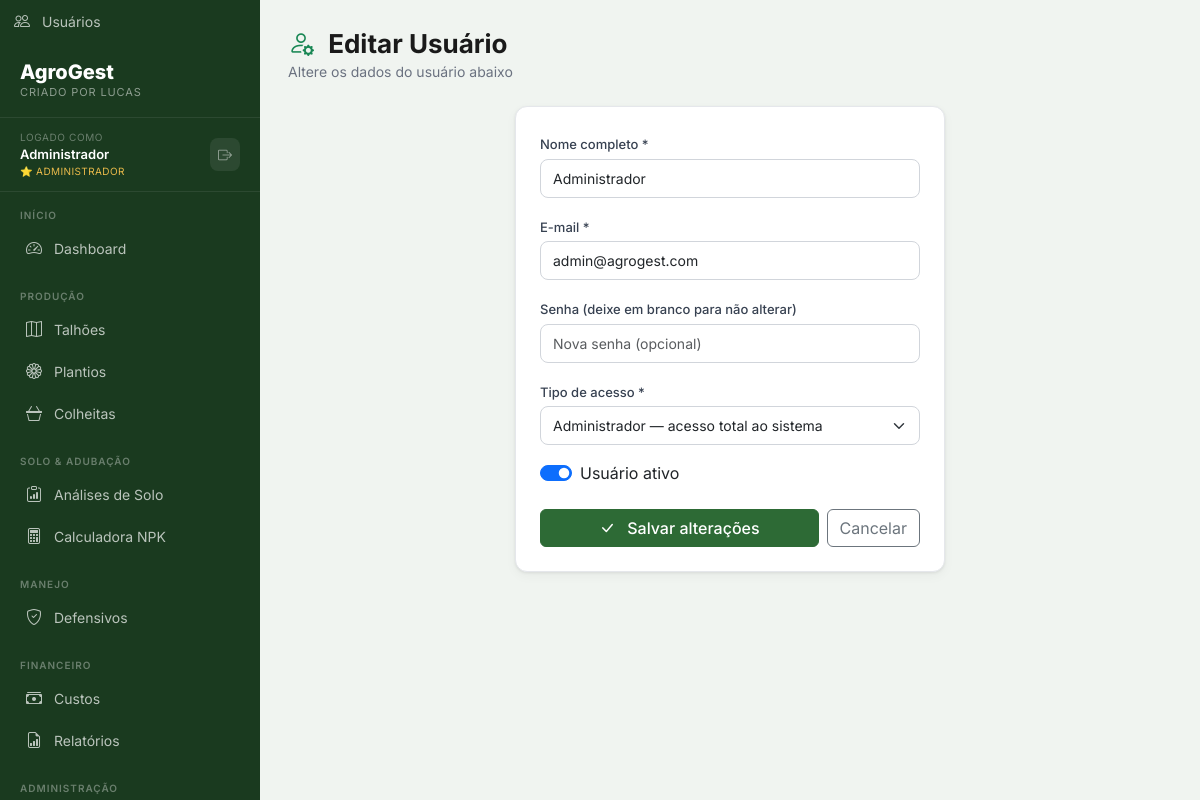
The page /usuarios/1/editar (signed in) on the database its author committed.
### tables this page shows
CREATE TABLE usuarios (
    id INTEGER PRIMARY KEY AUTOINCREMENT,
    nome TEXT NOT NULL,
    email TEXT NOT NULL UNIQUE,
    senha_hash TEXT NOT NULL,
    tipo TEXT DEFAULT 'produtor',   -- 'admin' ou 'produtor'
    ativo INTEGER DEFAULT 1,
    criado_em TIMESTAMP DEFAULT CURRENT_TIMESTAMP
);

### auth.py (the view, shortened to what this page needs)
@auth_bp.route('/usuarios/<int:id>/editar', methods=['GET', 'POST'])
@login_required
@admin_required
def editar_usuario(id):
    db = get_db()
    usuario = db.execute("SELECT * FROM usuarios WHERE id = ?", (id,)).fetchone()
    if not usuario:
        flash('Usuário não encontrado.', 'danger')
        return redirect(url_for('auth.usuarios'))
    return render_template('auth/form_usuario.html', usuario=usuario)

### auth.py (called while the page is built)
def login_required(f):
    @wraps(f)
    def decorated(*args, **kwargs):
        if 'usuario_id' not in session:
            flash('Faça login para continuar.', 'warning')
            return redirect(url_for('auth.login'))
        return f(*args, **kwargs)
    return decorated

def admin_required(f):
    @wraps(f)
    def decorated(*args, **kwargs):
        if session.get('usuario_tipo') != 'admin':
            flash('Acesso restrito a administradores.', 'danger')
            return redirect(url_for('dashboard.index'))
        return f(*args, **kwargs)
    return decorated

### database.py (called while the page is built)
def get_db(app=None):
    from flask import current_app
    if app:
        db = sqlite3.connect(app.config['DATABASE'], detect_types=sqlite3.PARSE_DECLTYPES)
        db.row_factory = sqlite3.Row
        return db
    if 'db' not in g:
        g.db = sqlite3.connect(
            current_app.config['DATABASE'],
            detect_types=sqlite3.PARSE_DECLTYPES
        )
        g.db.row_factory = sqlite3.Row
    return g.db

### templates/auth/form_usuario.html (shortened to what this page needs)
{% extends "base.html" %}
{% block content %}
<div class="page-header mb-4">
    <h1 class="page-title">
        <i class="bi bi-person{{ '-gear' if usuario else '-plus' }} me-2 text-success"></i>
        {{ 'Editar Usuário' if usuario else 'Novo Usuário' }}
    </h1>
    <p class="page-subtitle">{{ 'Altere os dados do usuário abaixo' if usuario else 'Preencha os dados para criar um novo acesso' }}</p>
</div>
<div class="row justify-content-center">
    <div class="col-lg-6">
        <div class="card">
            <div class="card-body p-4">
                <form method="POST">
                    <div class="mb-3">
                        <label class="form-label">Nome completo *</label>
                        <input type="text" name="nome" class="form-control"
                               value="{{ usuario.nome if usuario else '' }}" required>
                    </div>
                    <div class="mb-3">
                        <label class="form-label">E-mail *</label>
                        <input type="email" name="email" class="form-control"
                               value="{{ usuario.email if usuario else '' }}" required>
                    </div>
                    <div class="mb-3">
                        <label class="form-label">
                            Senha {{ '*' if not usuario else '(deixe em branco para não alterar)' }}
                        </label>
                        <input type="password" name="senha" class="form-control"
                               {{ 'required' if not usuario }}
                               placeholder="{{ 'Mínimo 6 caracteres' if not usuario else 'Nova senha (opcional)' }}">
                    </div>
                    <div class="mb-3">
                        <label class="form-label">Tipo de acesso *</label>
                        <select name="tipo" class="form-select">
                            <option value="admin" {{ 'selected' if usuario and usuario.tipo == 'admin' }}>
                                Administrador — acesso total ao sistema
                            </option>
                        </select>
                    </div>
                    {% if usuario %}
                    <div class="mb-4">
                        <div class="form-check form-switch">
                            <input class="form-check-input" type="checkbox" name="ativo"
                                   id="ativoCheck" {{ 'checked' if usuario.ativo }}>
                            <label class="form-check-label" for="ativoCheck">
                                Usuário ativo
                            </label>
                        </div>
                    </div>
                    {% endif %}
                    <div class="d-flex gap-2 mt-4">
                        <button type="submit" class="btn btn-primary flex-grow-1">
                            <i class="bi bi-check-lg me-2"></i>
                            {{ 'Salvar alterações' if usuario else 'Criar usuário' }}
                        </button>
                        <a href="{{ url_for('auth.usuarios') }}" class="btn btn-outline-secondary">
                            Cancelar
                        </a>
                    </div>
                </form>
            </div>
        </div>
    </div>
</div>
{% endblock %}

### templates/base.html (shortened to what this page needs)
<!DOCTYPE html>
<html lang="pt-BR">
<head>
    <link href="https://cdnjs.cloudflare.com/ajax/libs/bootstrap/5.3.2/css/bootstrap.min.css" rel="stylesheet">
    <link href="https://cdnjs.cloudflare.com/ajax/libs/bootstrap-icons/1.11.3/font/bootstrap-icons.min.css" rel="stylesheet">
</head>
<body>
<nav class="sidebar">
    {% if session.get('usuario_tipo') == 'admin' %}
<a class="nav-link" href="{{ url_for('auth.usuarios') }}">
    <i class="bi bi-people"></i> Usuários
</a>
{% endif %}
    <a class="sidebar-brand" href="{{ url_for('dashboard.index') }}">
        <div class="brand-name">AgroGest</div>
        <div class="brand-sub">Criado por Lucas</div>
    </a>
    <div class="sidebar-user">
        <div class="sidebar-user-info">
            <div class="sidebar-user-label">Logado como</div>
            <div class="sidebar-user-name">{{ session.get('usuario_nome', 'Usuário') }}</div>
            <div class="sidebar-user-tipo">
                {% if session.get('usuario_tipo') == 'admin' %}
                    ⭐ Administrador
                {% else %}
                    🌾 Produtor
                {% endif %}
            </div>
        </div>
        <a href="{{ url_for('auth.logout') }}" class="btn-logout-sidebar" title="Sair">
            <i class="bi bi-box-arrow-right"></i>
        </a>
    </div>
    <div class="nav-section">
        <div class="nav-section-label">Início</div>
        <a class="nav-link {% if request.endpoint == 'dashboard.index' %}active{% endif %}"
           href="{{ url_for('dashboard.index') }}">
            <i class="bi bi-speedometer2"></i> Dashboard
        </a>
    </div>
    <div class="nav-section">
        <div class="nav-section-label">Produção</div>
        <a class="nav-link {% if 'talhoes' in request.endpoint %}active{% endif %}"
           href="{{ url_for('talhoes.index') }}">
            <i class="bi bi-map"></i> Talhões
        </a>
        <a class="nav-link {% if 'plantio' in request.endpoint %}active{% endif %}"
           href="{{ url_for('plantio.index') }}">
            <i class="bi bi-flower1"></i> Plantios
        </a>
        <a class="nav-link {% if 'colheita' in request.endpoint %}active{% endif %}"
           href="{{ url_for('colheita.index') }}">
            <i class="bi bi-basket3"></i> Colheitas
        </a>
    </div>
    <div class="nav-section">
        <div class="nav-section-label">Solo & Adubação</div>
        <a class="nav-link {% if 'analises' in request.endpoint %}active{% endif %}"
           href="{{ url_for('adubacao.analises') }}">
            <i class="bi bi-clipboard-data"></i> Análises de Solo
        </a>
        <a class="nav-link {% if 'recomendac' in request.endpoint %}active{% endif %}"
           href="{{ url_for('adubacao.recomendacoes') }}">
            <i class="bi bi-calculator"></i> Calculadora NPK
        </a>
    </div>
    <div class="nav-section">
        <div class="nav-section-label">Manejo</div>
        <a class="nav-link {% if 'defensivos' in request.endpoint %}active{% endif %}"
           href="{{ url_for('defensivos.index') }}">
            <i class="bi bi-shield-check"></i> Defensivos
        </a>
    </div>
    <div class="nav-section">
        <div class="nav-section-label">Financeiro</div>
        <a class="nav-link {% if 'custos' in request.endpoint %}active{% endif %}"
           href="{{ url_for('custos.index') }}">
            <i class="bi bi-cash-stack"></i> Custos
        </a>
        <a class="nav-link {% if 'relatorios' in request.endpoint %}active{% endif %}"
           href="{{ url_for('relatorios.index') }}">
            <i class="bi bi-file-earmark-bar-graph"></i> Relatórios
        </a>
    </div>
    {% if session.get('usuario_tipo') == 'admin' %}
    <div class="nav-section">
        <div class="nav-section-label">Administração</div>
    </div>
    {% endif %}
</nav>
<main class="main-wrapper">
    {% block content %}{% endblock %}
</main>
</body>
</html>

### templates/base.html (style rules this page uses)
:root { --green-deep: #1a3a1f; --green-mid: #2d6a35; --green-bright: #3d9e48; --green-light: #6abf71; --gold: #e8b94a; --gold-light: #f5d87a; --cream: #faf7f0; --soil: #6b4423; --soil-light: #a0714f; --text-dark: #1a1a1a; --text-muted: #6b7280; --border: #e5e7eb; --shadow: 0 1px 3px rgba(0,0,0,.08), 0 4px 12px rgba(0,0,0,.04); --shadow-lg: 0 8px 24px rgba(0,0,0,.10); --radius: 12px; --bottom-nav-h: 64px; }
* { box-sizing: border-box; }
body { font-family: 'Inter', sans-serif; background: #f0f4f0; color: var(--text-dark); min-height: 100vh; }
.sidebar { width: 260px; min-height: 100vh; background: var(--green-deep); position: fixed; top: 0; left: 0; z-index: 1000; display: flex; flex-direction: column; overflow-y: auto; }
.sidebar-brand { padding: 20px 20px 16px; border-bottom: 1px solid rgba(255,255,255,.08); text-decoration: none; display: block; }
.brand-name { font-weight: 800; font-size: 20px; color: #fff; line-height: 1; }
.brand-sub { font-size: 11px; color: rgba(255,255,255,.5); text-transform: uppercase; letter-spacing: .08em; margin-top: 2px; }
.sidebar-user { padding: 12px 20px; border-bottom: 1px solid rgba(255,255,255,.08); display: flex; align-items: center; justify-content: space-between; gap: 8px; }
.sidebar-user-info { flex: 1; min-width: 0; }
.sidebar-user-label { font-size: 10px; color: rgba(255,255,255,.35); text-transform: uppercase; letter-spacing: .06em; }
.sidebar-user-name { font-size: 13px; font-weight: 600; color: #fff; white-space: nowrap; overflow: hidden; text-overflow: ellipsis; }
.sidebar-user-tipo { font-size: 10px; color: var(--gold); text-transform: uppercase; letter-spacing: .04em; }
.btn-logout-sidebar { background: rgba(255,255,255,.08); border: none; border-radius: 8px; color: rgba(255,255,255,.5); padding: 6px 8px; font-size: 14px; cursor: pointer; transition: all .15s; text-decoration: none; display: flex; align-items: center; }
.nav-section { padding: 16px 12px 4px; }
.nav-section-label { font-size: 10px; font-weight: 600; text-transform: uppercase; letter-spacing: .1em; color: rgba(255,255,255,.35); padding: 0 8px; margin-bottom: 4px; }
.sidebar .nav-link { display: flex; align-items: center; gap: 10px; padding: 9px 12px; border-radius: 8px; color: rgba(255,255,255,.7); font-size: 14px; font-weight: 400; text-decoration: none; transition: all .15s; }
.sidebar .nav-link i { font-size: 16px; width: 20px; text-align: center; }
.main-wrapper { margin-left: 260px; padding: 28px; min-height: 100vh; }
.page-title { font-weight: 700; font-size: 26px; color: var(--text-dark); margin: 0; }
.page-subtitle { color: var(--text-muted); font-size: 14px; margin-top: 2px; }
.card { background: #fff; border: 1px solid var(--border); border-radius: var(--radius); box-shadow: var(--shadow); }
.btn-primary { background: var(--green-mid); border-color: var(--green-mid); font-weight: 500; }
.form-label { font-size: 13px; font-weight: 500; color: #374151; margin-bottom: 4px; }
.form-control, .form-select { border-radius: 8px; border: 1px solid #d1d5db; font-size: 14px; padding: 8px 12px; }

### rows shown on the page
usuarios: get "Administrador", nome "Administrador", email "admin@agrogest.com"

### other values the page prints
{{ 'Editar Usuário' if usuario else 'Novo Usuário' }} "Editar Usuário"
{{ '*' if not usuario else '(deixe em branco para não alterar)' }} "(deixe em branco para não alterar)"
{{ 'Salvar alterações' if usuario else 'Criar usuário' }} "Salvar alterações"
